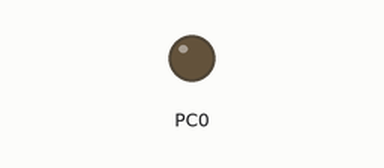
A program run on a simulated ATmega644, built with avr-gcc and emulated at 1 MHz. On the bench: output pins drawn as LEDs (lit = HIGH).

Above: at 0.6 s.
At 4.5 s:
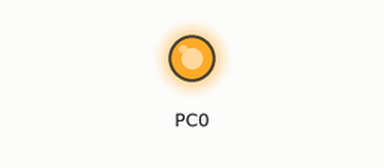
Timing chart, 0 to 6.0 s (numbered marks = the images above):
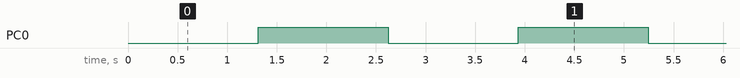

Measured:
- by itself, PC0: alternates HIGH for 1.3 s and LOW for 1.3 s, 12 changes in all, then stays LOW

The program:

main.c
```c
#include <avr/io.h>
#include <avr/interrupt.h>

#include "timer.h"


void toggle_pin()
{
    PORTC ^= 1;
}
int main(void)
{
    // connect led to pin PC0
    DDRC |= (1 << 0);
    // initialize timer
    timer0_init();
    TASK task;
    create_task(&task, toggle_pin, 5000, 'y');

    // loop forever
    while(1)
    {
        // do nothing
        // comparison is done in the ISR itself
    }
}
```

timer.c
```c
#include <avr/io.h>
#include <avr/interrupt.h>
#include "timer.h"

// global variable to count the number of overflows
volatile uint16_t tot_overflow = 0;

// initialize the task array.
void task_init()
{
    int i;
    for(i = 0; i < MAX_TASK_COUNT; i++)
    {
        TASK tmp;
        tmp.repeat = 'z';  // set all tasks to z for not set. (n is reserved for no repeat)
        tmp.ran = 0;
        TASKS[i] = tmp;
    }
}

int get_available_task_slot()
{
    int i;
    for(i = 0; i < MAX_TASK_COUNT; i++)
    {
        TASK tmp = TASKS[i];
        if(tmp.repeat == 'z' || (tmp.repeat == 'n' && tmp.ran)) // task is new, use it or it shouldn't repeat and it has run
            return i;
    }
    return 0; // this shouldn't happen, if it does, chances are MAX_TASK_COUNT should be higher.
}

// check and run all tasks that should run
void run_tasks()
{
    int i;
    for(i = 0; i < MAX_TASK_COUNT; i++)
    {
        volatile TASK *tmp = &TASKS[i];
        // check repeat and if the task has already run. Run it if it should run
        if((tmp->repeat == 'n' && tmp->ran == 0) || tmp->repeat == 'y')
        {
            // check clock ticks to see if it is time to run
            if(get_clock_ticks() > (tmp->created + tmp->interval))
            {
                tmp->task(); // run task
                tmp->ran = 1; // mark task as ran
                if(tmp->repeat == 'y')
                    tmp->created = get_clock_ticks(); // if it's a repeat task, set a new created time
            }
        }
    }
}

// Create a task and add it to the task list

// initialize timer, interrupt and variable
void timer0_init()
{
    task_init();
    // set up timer with prescaler = 256
    TCCR0B |= (1 << CS02);
    // initialize counter
    TCNT0 = 0;
    // enable overflow interrupt
    TIMSK0 |= (1 << TOIE0);
    // enable global interrupts
    sei();
    // initialize overflow counter variable
    tot_overflow = 0;
}

void create_task(TASK* task, void (*func)(), unsigned int interval, unsigned char repeat)
{
    task->created = get_clock_ticks();
    task->repeat = repeat;
    task->interval = interval;
    task->task = func;
    TASKS[get_available_task_slot()] = *task;
}

unsigned long long get_clock_ticks()
{
    unsigned long long i = tot_overflow * 256;
    i += TCNT0;
    return i;
}

// TIMER0 overflow interrupt service routine
// called whenever TCNT0 overflows
ISR(TIMER0_OVF_vect)
{
    // keep a track of number of overflows
    tot_overflow++;
    run_tasks();
}
```

timer.h
```c
#ifndef __TIMER_H__
#define __TIMER_H__
#include <avr/io.h>
#include <avr/interrupt.h>

// The maximum number of tasks that the program can hold
#ifndef MAX_TASK_COUNT
#define MAX_TASK_COUNT 5
#endif


typedef struct {
    unsigned long long created;  // Creation time (in ticks)
    unsigned int interval;       // How often task is executed (in ms)
    unsigned char repeat;        // Repeat every interval?
    unsigned char ran;           // Set to 1 when the task has run
    void (*task)();              // Function to perform task
} TASK;

volatile TASK TASKS[MAX_TASK_COUNT];

extern volatile uint16_t tot_overflow;

void timer0_init(void);
void create_task(TASK*, void (*)(), unsigned int, unsigned char);
unsigned long long get_clock_ticks();

#endif
```
